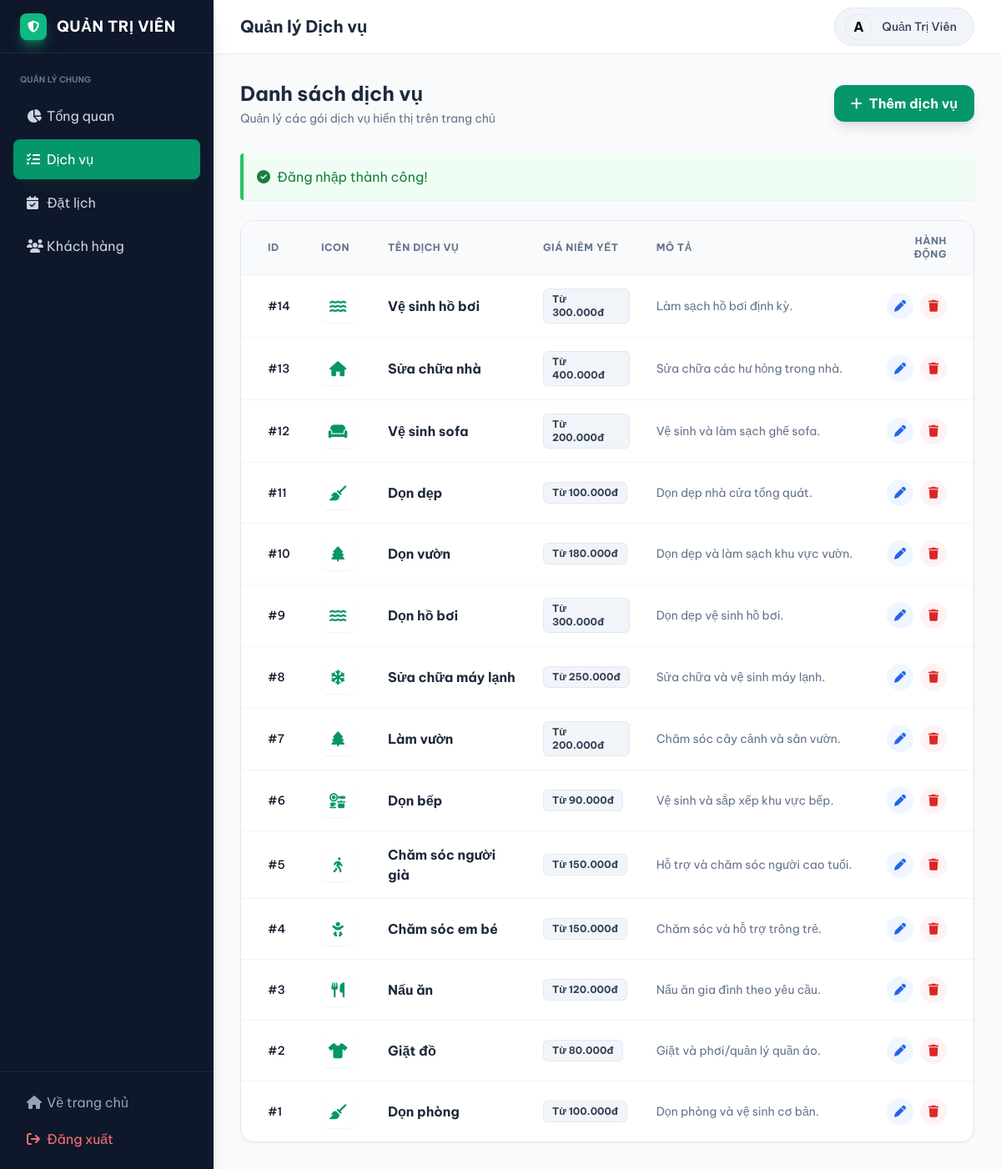
Screenshot of /admin/services.php (signed in) with the database file from the repository.
### tables this page shows
CREATE TABLE `services` (
  `id` int(11) NOT NULL,
  `name` varchar(100) NOT NULL,
  `description` text DEFAULT NULL,
  `price_text` varchar(50) DEFAULT NULL,
  `price_value` decimal(10,2) NOT NULL,
  `icon` varchar(50) DEFAULT NULL,
  `bg_color` varchar(50) DEFAULT 'bg-brand-50',
  `text_color` varchar(50) DEFAULT 'text-brand-600',
  `created_at` timestamp NOT NULL DEFAULT current_timestamp()
);

### app/helpers/utils.php (called while the page is built, shortened)
<?php
function getFlash(string $key): ?string {
    if (isset($_SESSION['flash'][$key])) {
        $message = $_SESSION['flash'][$key];
        return (string)$message;
    }
    return null;
}
?>

### admin/services.php (the view, shortened to what this page needs)
<?php
require_once __DIR__ . '/../app/helpers/utils.php';
$database = new Database();
$db = $database->getConnection();
$query = "SELECT * FROM services ORDER BY id DESC";
$stmt = $db->query($query);
$services = $stmt->fetchAll(PDO::FETCH_ASSOC);
?>
<!DOCTYPE html>
<html lang="vi">
<head>
    <script src="https://cdn.tailwindcss.com"></script>
    <link href="https://cdnjs.cloudflare.com/ajax/libs/font-awesome/6.4.0/css/all.min.css" rel="stylesheet">
</head>
<body class="bg-slate-50 flex h-screen overflow-hidden">
    <?php include __DIR__ . '/includes/sidebar.php'; ?>
    <div class="flex-1 flex flex-col min-w-0 bg-white">
         <?php include __DIR__ . '/includes/header.php'; ?>
        <main class="flex-1 overflow-y-auto p-6 lg:p-8 bg-slate-50">
            <div class="flex flex-col sm:flex-row justify-between items-start sm:items-center mb-8 gap-4">
                <div>
                    <h1 class="text-2xl font-bold text-slate-800">Danh sách dịch vụ</h1>
                    <p class="text-slate-500 text-sm mt-1">Quản lý các gói dịch vụ hiển thị trên trang chủ</p>
                </div>
                <a href="actions/add_service.php" class="bg-brand-600 text-white px-5 py-2.5 rounded-xl font-bold hover:bg-brand-700 transition shadow-lg shadow-brand-200 flex items-center transform hover:-translate-y-0.5">
                    <i class="fa-solid fa-plus mr-2"></i> Thêm dịch vụ
                </a>
            </div>
            <?php if ($msg = getFlash('success')): ?>
                <div class="bg-green-50 border-l-4 border-green-500 text-green-700 p-4 mb-6 rounded shadow-sm flex items-center">
                    <i class="fa-solid fa-circle-check mr-2"></i> <?php echo $msg; ?>
                </div>
            <?php endif; ?>
            <div class="bg-white rounded-2xl shadow-sm border border-slate-200 overflow-hidden">
                <div class="overflow-x-auto">
                    <table class="w-full text-left border-collapse">
                        <thead class="bg-slate-50 text-slate-500 text-xs uppercase font-bold tracking-wider">
                            <tr>
                                <th class="p-4 pl-8 border-b border-slate-100 w-20">ID</th>
                                <th class="p-4 border-b border-slate-100 w-20">Icon</th>
                                <th class="p-4 border-b border-slate-100">Tên dịch vụ</th>
                                <th class="p-4 border-b border-slate-100">Giá niêm yết</th>
                                <th class="p-4 border-b border-slate-100 hidden md:table-cell">Mô tả</th>
                                <th class="p-4 pr-8 border-b border-slate-100 text-right">Hành động</th>
                            </tr>
                        </thead>
                        <tbody class="divide-y divide-slate-100 text-sm">
                            <?php if (count($services) > 0): ?>
                                <?php foreach ($services as $s):
                                    $bgColor = !empty($s['bg_color']) ? $s['bg_color'] : 'bg-gray-100';
                                    $textColor = !empty($s['text_color']) ? $s['text_color'] : 'text-gray-600';
                                    $icon = !empty($s['icon']) ? $s['icon'] : 'fa-cube';
                                    $displayPrice = 'Liên hệ';
                                    if (!empty($s['price_text'])) {
                                        $displayPrice = $s['price_text'];
                                    } elseif (isset($s['price'])) {
                                        $displayPrice = number_format((float)$s['price'], 0, ',', '.') . 'đ';
                                    }
                                ?>
                                    <tr class="hover:bg-slate-50 transition duration-150 group">
                                        <td class="p-4 pl-8 font-medium text-slate-900">#<?php echo $s['id']; ?></td>
                                        <td class="p-4">
                                            <div class="w-10 h-10 rounded-lg <?php echo $bgColor . ' ' . $textColor; ?> flex items-center justify-center text-lg shadow-sm group-hover:scale-110 transition">
                                                <i class="fa-solid <?php echo htmlspecialchars($icon); ?>"></i>
                                            </div>
                                        </td>
                                        <td class="p-4">
                                            <div class="font-bold text-slate-800 text-base"><?php echo htmlspecialchars($s['name']); ?></div>
                                        </td>
                                        <td class="p-4">
                                            <span class="inline-flex items-center px-2.5 py-1 rounded-md text-xs font-bold bg-slate-100 text-slate-700 border border-slate-200">
                                                <?php echo htmlspecialchars($displayPrice); ?>
                                            </span>
                                        </td>
                                        <td class="p-4 text-slate-500 max-w-xs truncate hidden md:table-cell" title="<?php echo htmlspecialchars($s['description'] ?? ''); ?>">
                                            <?php echo htmlspecialchars($s['description'] ?? ''); ?>
                                        </td>
                                        <td class="p-4 pr-8 text-right">
                                            <div class="flex justify-end gap-2">
                                                <a href="actions/edit_service.php?id=<?php echo $s['id']; ?>" class="w-8 h-8 rounded-full bg-blue-50 text-blue-600 flex items-center justify-center hover:bg-blue-600 hover:text-white transition" title="Sửa">
                                                    <i class="fa-solid fa-pen"></i>
                                                </a>
                                                <a href="actions/delete_service.php?id=<?php echo $s['id']; ?>" class="w-8 h-8 rounded-full bg-red-50 text-red-600 flex items-center justify-center hover:bg-red-600 hover:text-white transition btn-delete" title="Xóa" onclick="return confirm('Bạn có chắc chắn muốn xóa dịch vụ này?');">
                                                    <i class="fa-solid fa-trash"></i>
                                                </a>
                                            </div>
                                        </td>
                                    </tr>
                                <?php endforeach; ?>
                            <?php endif; ?>
                        </tbody>
                    </table>
                </div>
            </div>
        </main>
    </div>
</body>
</html>

### admin/services.php (style rules this page uses)
body { font-family: 'Be Vietnam Pro', sans-serif; }

### rows the page displays
services: id "14", name "Vệ sinh hồ bơi", price_text "Từ 300.000đ", description "Làm sạch hồ bơi định kỳ."
services: id "13", name "Sửa chữa nhà", price_text "Từ 400.000đ", description "Sửa chữa các hư hỏng trong nhà."
services: id "12", name "Vệ sinh sofa", price_text "Từ 200.000đ", description "Vệ sinh và làm sạch ghế sofa."
services: id "11", name "Dọn dẹp", price_text "Từ 100.000đ", description "Dọn dẹp nhà cửa tổng quát."
services: id "10", name "Dọn vườn", price_text "Từ 180.000đ", description "Dọn dẹp và làm sạch khu vực vườn."
services: id "9", name "Dọn hồ bơi", price_text "Từ 300.000đ", description "Dọn dẹp vệ sinh hồ bơi."
services: id "8", name "Sửa chữa máy lạnh", price_text "Từ 250.000đ", description "Sửa chữa và vệ sinh máy lạnh."
services: id "7", name "Làm vườn", price_text "Từ 200.000đ", description "Chăm sóc cây cảnh và sân vườn."
services: id "6", name "Dọn bếp", price_text "Từ 90.000đ", description "Vệ sinh và sắp xếp khu vực bếp."
services: id "5", name "Chăm sóc người già", price_text "Từ 150.000đ", description "Hỗ trợ và chăm sóc người cao tuổi."
services: id "4", name "Chăm sóc em bé", price_text "Từ 150.000đ", description "Chăm sóc và hỗ trợ trông trẻ."
services: id "3", name "Nấu ăn", price_text "Từ 120.000đ", description "Nấu ăn gia đình theo yêu cầu."
services: id "2", name "Giặt đồ", price_text "Từ 80.000đ", description "Giặt và phơi/quản lý quần áo."
services: id "1", name "Dọn phòng", price_text "Từ 100.000đ", description "Dọn phòng và vệ sinh cơ bản."

### other values shown
$page_title "Quản lý Dịch vụ"
$_SESSION['user']['name'] "Quản Trị Viên"
$msg "Đăng nhập thành công!"
